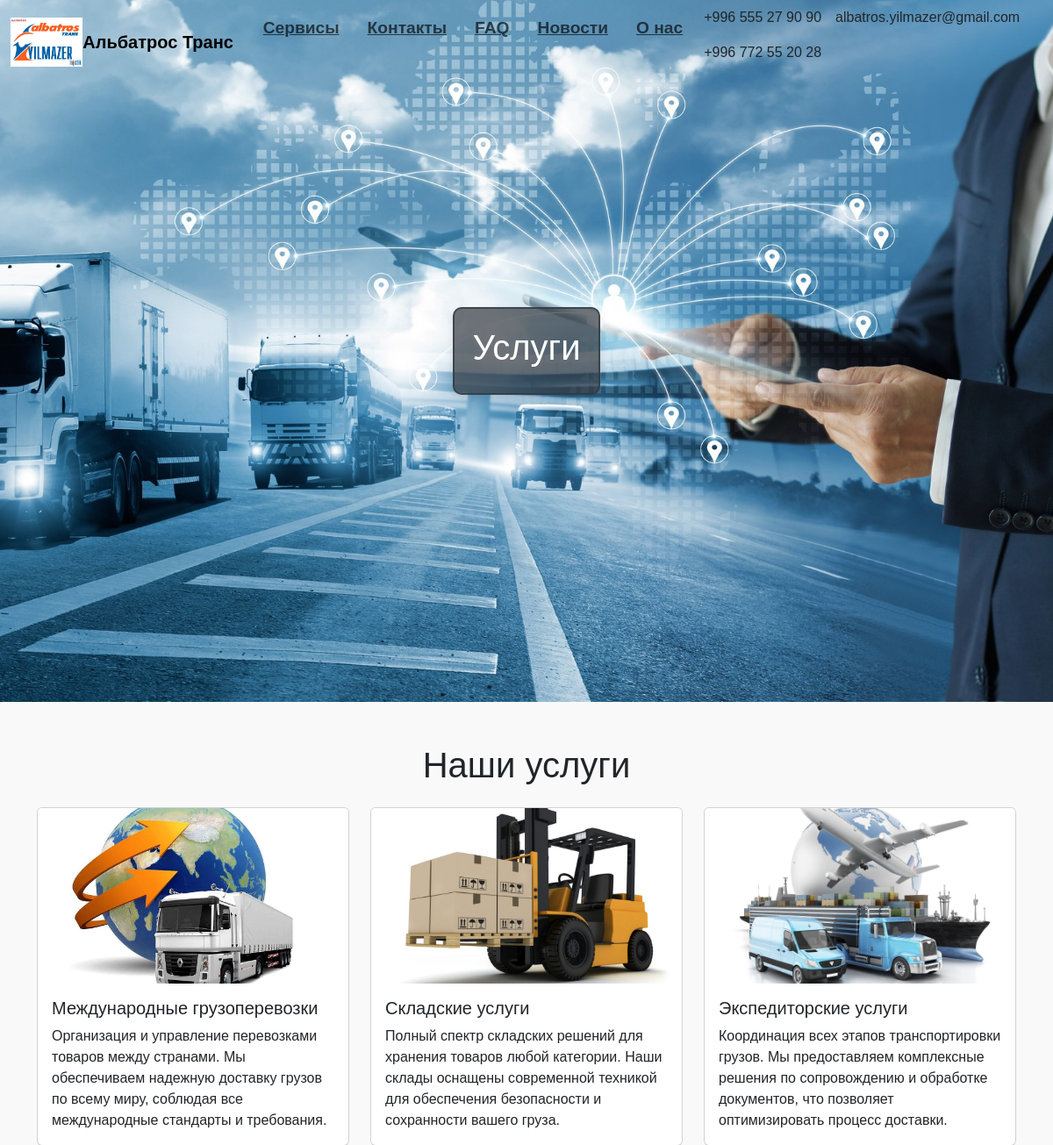
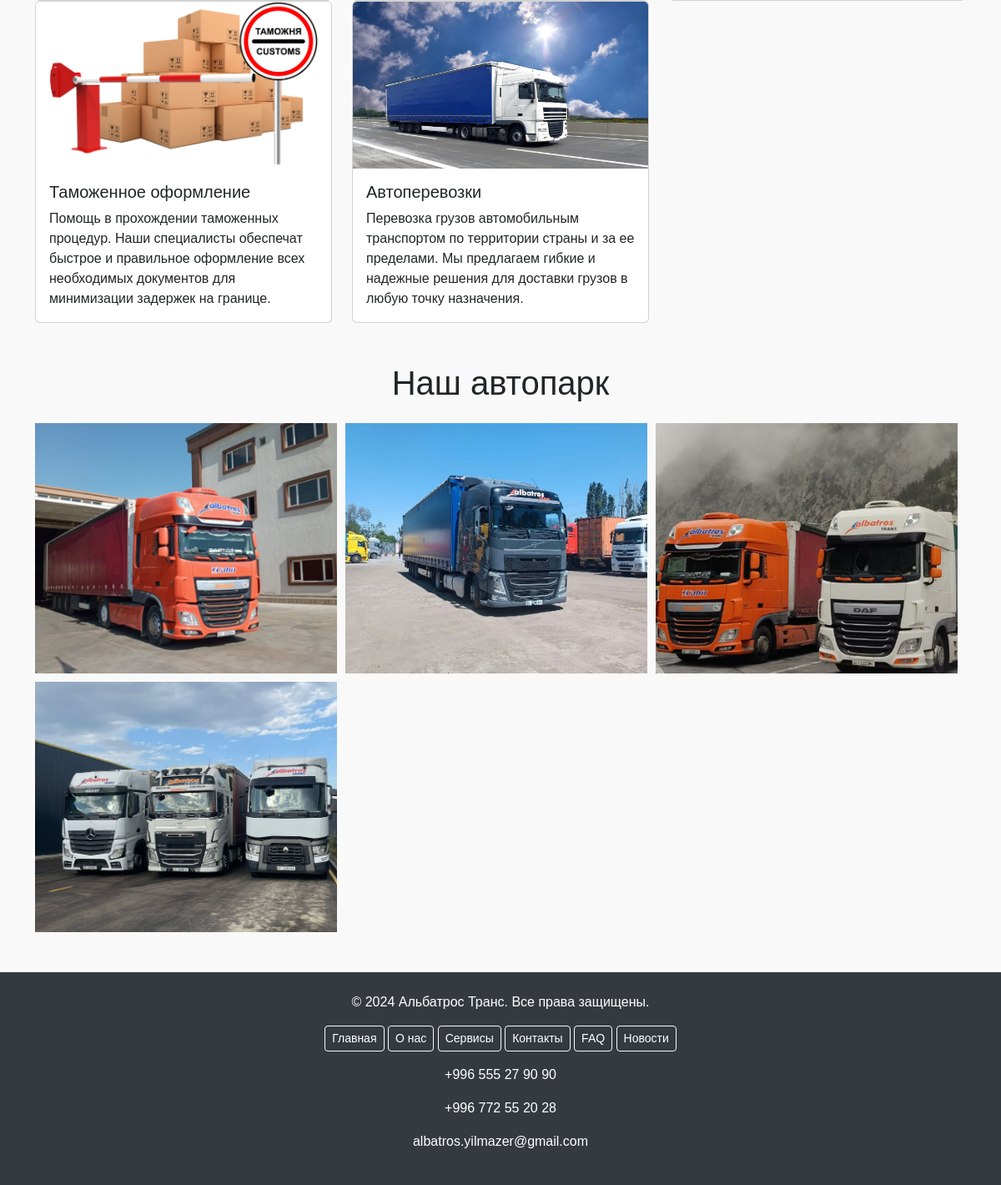
Page /services/ on the committed database (2 pictures, top to bottom).
### main/models.py (models this page shows, shortened)
class Service(models.Model):
    title = models.CharField(max_length=200)
    description = models.TextField()
    image = models.ImageField(upload_to='service/')

### main/views.py (the view)
# urls.py: path('services/', views.services, name='services'),
def services(request):
    services = Service.objects.all()
    return render(request, 'services.html', {'services': services})

### templates/services.html (shortened to what this page needs)
{% load static %}
<!DOCTYPE html>
<html lang="ru">
<head>
    <link href="https://cdn.jsdelivr.net/npm/bootstrap@5.3.3/dist/css/bootstrap.min.css" rel="stylesheet"
>
</head>
<body>
<nav class="navbar navbar-expand-lg navbar-light fixed-top">
    <div class="container-fluid">
        <img src="{% static 'images/лого.png' %}" style="width: 7%">
        <a class="navbar-brand mx-auto" href="{% url 'index' %}"><strong>Альбатрос Транс</strong></a>
        <div class="collapse navbar-collapse justify-content-center" id="navbarNav">
            <ul class="navbar-nav">
                <li class="nav-item mx-2">
                    <a class="nav-link btn btn-outline-secondary btn-lg fw-bold"
                       href="{% url 'services' %}">Сервисы</a>
                </li>
                <li class="nav-item mx-2">
                    <a class="nav-link btn btn-outline-secondary btn-lg fw-bold"
                       href="{% url 'contact' %}">Контакты</a>
                </li>
                <li class="nav-item mx-2">
                    <a class="nav-link btn btn-outline-secondary btn-lg fw-bold"
                       href="{% url 'faq' %}">FAQ</a>
                </li>
                <li class="nav-item mx-2">
                    <a class="nav-link btn btn-outline-secondary btn-lg fw-bold"
                       href="{% url 'news' %}">Новости</a>
                </li>
                <li class="nav-item mx-2">
                    <a class="nav-link btn btn-outline-secondary btn-lg fw-bold"
                       href="{% url 'about' %}">О нас</a>
                </li>
                <li class="nav-item mx-2">
                    <p>+996 555 27 90 90</p>
                    <p>+996 772 55 20 28</p>
                </li>
                <li class="nav-item mx-2">
                    <p>albatros.yilmazer@gmail.com</p>
                </li>
            </ul>
        </div>
    </div>
</nav>
<div class="header">
    <div class="header-content">
        <h1>Услуги</h1>
    </div>
</div>
<div class="container mt-5">
    <h1 class="text-center mb-4">Наши услуги</h1>
    <div class="row">
        {% for service in services %}
        <div class="col-md-4">
            <div class="card service-card">
                <img src="{{ service.image.url }}" class="card-img-top" alt="{{ service.title }}">
                <div class="card-body">
                    <h5 class="card-title">{{ service.title }}</h5>
                    <p class="card-text">{{ service.description }}</p>
                </div>
            </div>
        </div>
        {% endfor %}
    </div>
</div>
<div class="container mt-5">
    <h1 class="text-center mb-4">Наш автопарк</h1>
    <div class="autopark-images">
        <img src="{% static 'images/фура1.png' %}" alt="Автопарк 1">
        <img src="{% static 'images/фура2.png' %}" alt="Автопарк 2">
        <img src="{% static 'images/фура3.png' %}" alt="Автопарк 3">
        <img src="{% static 'images/фуры4.png' %}" alt="Автопарк 4">
    </div>
</div>
<footer class="footer mt-5 p-4">
    <div class="container text-center">
        <p>&copy; 2024 Альбатрос Транс. Все права защищены.</p>
        <div class="footer-nav">
            <a href="{% url 'index' %}" class="btn btn-outline-light btn-sm">Главная</a>
            <a href="{% url 'about' %}" class="btn btn-outline-light btn-sm">О нас</a>
            <a href="{% url 'services' %}" class="btn btn-outline-light btn-sm">Сервисы</a>
            <a href="{% url 'contact' %}" class="btn btn-outline-light btn-sm">Контакты</a>
            <a href="{% url 'faq' %}" class="btn btn-outline-light btn-sm">FAQ</a>
            <a href="{% url 'news' %}" class="btn btn-outline-light btn-sm">Новости</a>
        </div>
        <div class="footer-icons mt-3">
            <p>+996 555 27 90 90</p>
            <p>+996 772 55 20 28</p>
            <p>albatros.yilmazer@gmail.com</p>
        </div>
    </div>
</footer>
</body>
</html>

### rows in the picture
Service: image (picture), title "Международные грузоперевозки", description "Организация и управление перевозками товаров между странами. Мы обеспечиваем надежную доставку грузов по всему миру, соблюдая все международные стандарты и требования."
Service: image (picture), title "Складские услуги", description "Полный спектр складских решений для хранения товаров любой категории. Наши склады оснащены современной техникой для обеспечения безопасности и сохранности вашего груза."
Service: image (picture), title "Экспедиторские услуги", description "Координация всех этапов транспортировки грузов. Мы предоставляем комплексные решения по сопровождению и обработке документов, что позволяет оптимизировать процесс доставки."
Service: image (picture), title "Таможенное оформление", description "Помощь в прохождении таможенных процедур. Наши специалисты обеспечат быстрое и правильное оформление всех необходимых документов для минимизации задержек на границе."
Service: image (picture), title "Автоперевозки", description "Перевозка грузов автомобильным транспортом по территории страны и за ее пределами. Мы предлагаем гибкие и надежные решения для доставки грузов в любую точку назначения."
